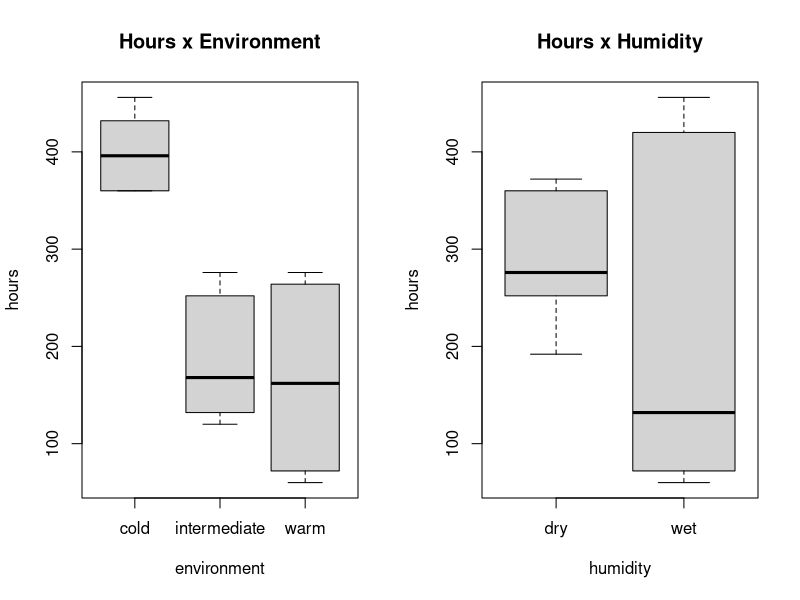
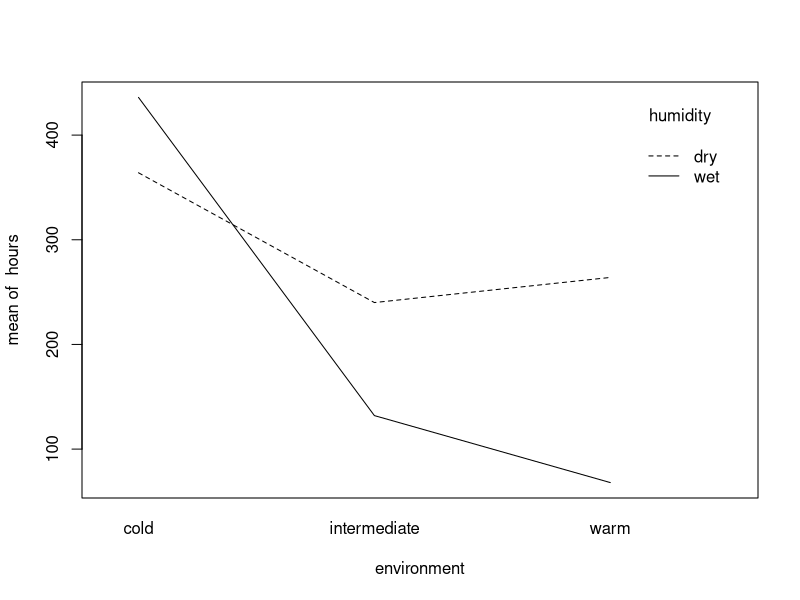
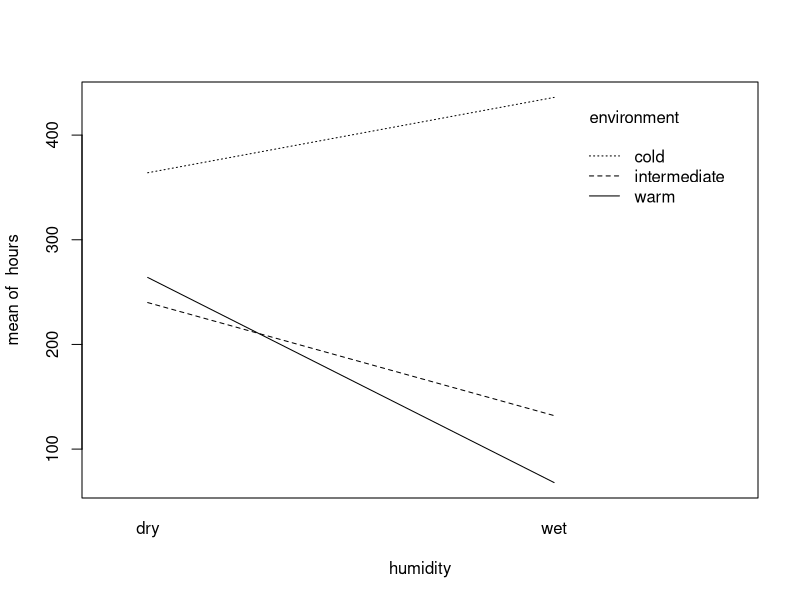
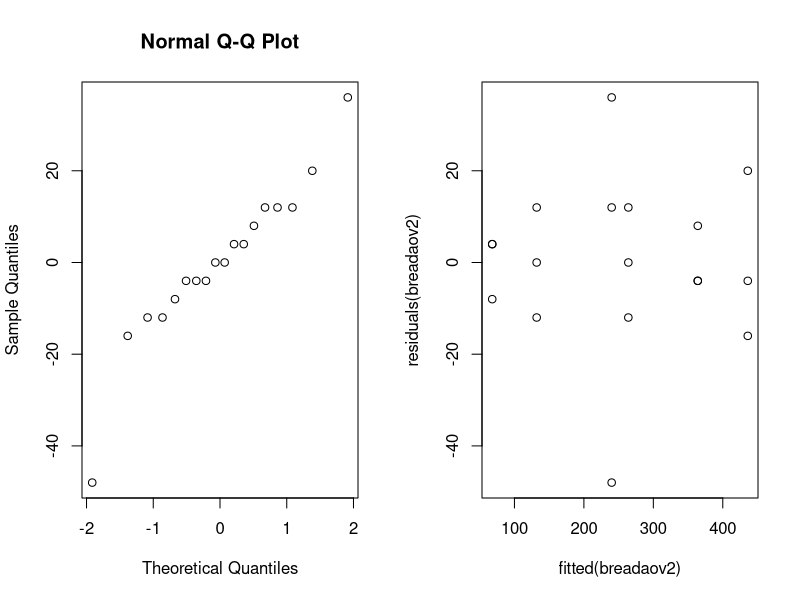
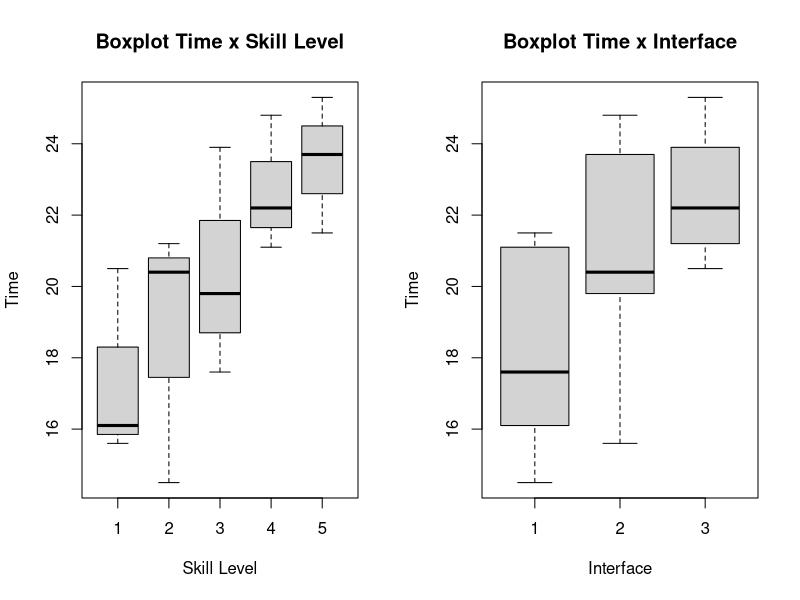
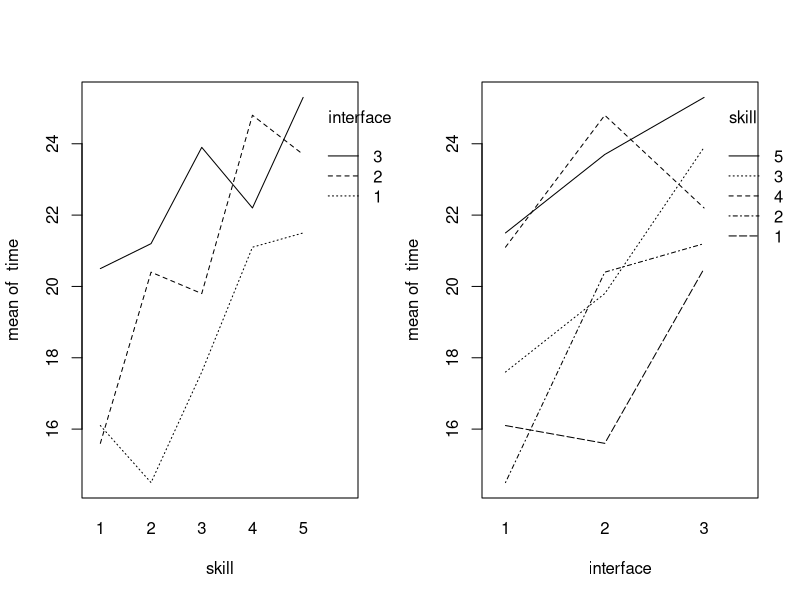
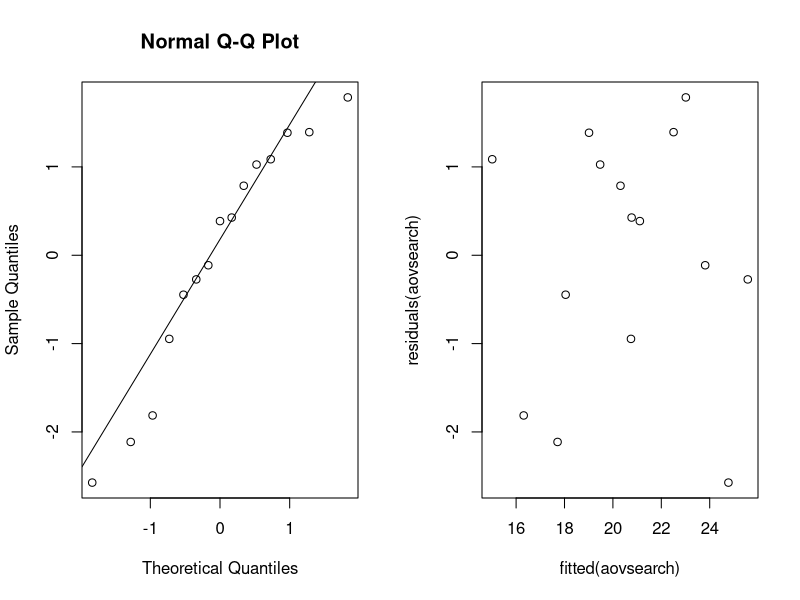
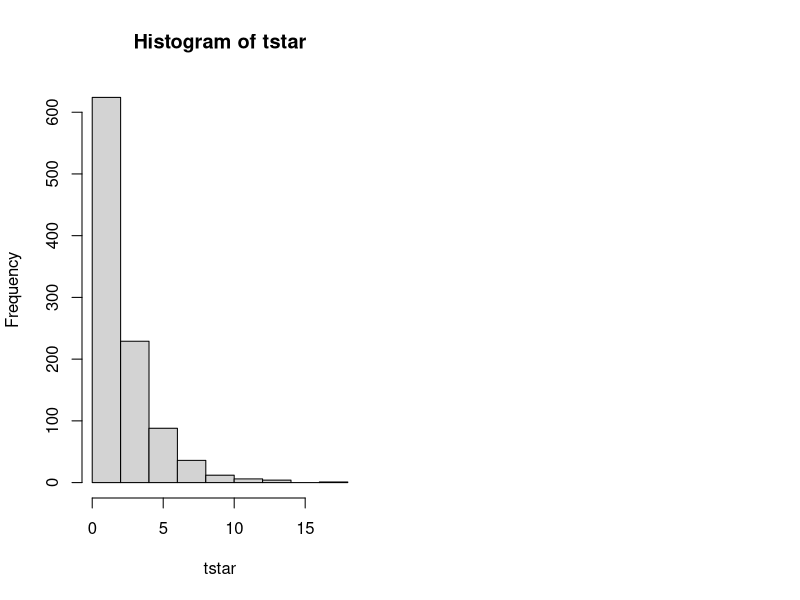

R code for these plots, in order: (Note: this script raises an error after producing the figures.)

# Loading necessary packages, so they are available in the current session.
library(multcomp)
library(lme4)

### Exercise 1
data_bread <- read.table(file = "bread.txt", header = TRUE)

# QUestion 1:
I = 3 #levels of temperature.
J = 2 #levels of humidity.
N = 3 #experimental units per combination of the two factors, given that the total of units is 18.
rbind(rep(1:I,each=N*J),rep(1:J,N*I),sample(1:(N*I*J)))

# Question 2
par(mfrow=c(1,2))
boxplot(hours~environment,data=data_bread, main ="Hours x Environment")
boxplot(hours~humidity,data=data_bread, main ="Hours x Humidity")

par(mfrow=c(1,1))
attach(data_bread)
interaction.plot(environment,humidity,hours)
interaction.plot(humidity,environment,hours)

# Question 3
data_bread$environment=as.factor(data_bread$environment)
data_bread$humidity=as.factor(data_bread$humidity)
breadaov=lm(hours~environment*humidity,data=data_bread)
anova(breadaov)
summary(breadaov)

# Question 4
contrasts(data_bread$environment)=contr.sum
contrasts(data_bread$humidity)=contr.sum
breadaov2=lm(hours~environment*humidity,data=data_bread)
anova(breadaov2)
summary(breadaov2)

# Question 5
#Checking the normality of the population.
par(mfrow=c(1,2))
qqnorm(residuals(breadaov2))

# An extra check is also the Shapiro test.
shapiro.test(residuals(breadaov2))

# Checking the assumption of equal population variances.
plot(fitted(breadaov2), residuals(breadaov2))

### Exercise 2
search = read.table("search.txt", header = TRUE)

# Question 1
B = 5
I = 3
N = 1

rbind(rep(1:I,each=N*B),rep(1:B,N*I),sample(1:(N*I*B)))


# Question 2
attach(search)

par(mfrow=c(1,2))
boxplot(time~skill, main="Boxplot Time x Skill Level", ylab="Time", xlab="Skill Level")
boxplot(time~interface, main="Boxplot Time x Interface", ylab="Time", xlab="Interface")

par(mfrow=c(1,2))
interaction.plot(skill, interface, time); interaction.plot(interface, skill, time)

# Question 3
search$skill <- factor(search$skill)
search$interface <-  factor(search$interface)
aovsearch = lm(time~interface+skill, data = search)
anova(aovsearch)
summary(aovsearch)

# Question 4
contrasts(search$skill)=contr.sum
contrasts(search$interface)=contr.sum
aovsearch = lm(time~interface+skill, data = search)
summary(aovsearch)

estimatedTime = 20.5467 +  2.1533  + (0 - (-2.3867) - 0.3133)  
estimatedTime

# Question 5
par(mfrow=c(1,2))
qqnorm(residuals(aovsearch))
qqline(residuals(aovsearch))
plot(fitted(aovsearch), residuals(aovsearch))

# Question 6
friedman.test(time, interface, skill, data = search)
#friedman.test(time~interface|skill, data = search)

# Question 7
oneaovsearch = lm(time~interface, data = search)
anova(oneaovsearch)

### Exercise 3

# Question 1
cream= read.table("cream.txt",header = TRUE)

cream$batch= as.factor(cream$batch)
cream$position= as.factor(cream$position)
cream$starter= as.factor(cream$starter)

creamaov= lm(acidity ~ starter + batch + position,data = cream)
anova(creamaov)
summary(creamaov)

# Question 2
creammult= glht(creamaov,linfct = mcp(starter="Tukey"))
summary(creammult)

# Question 3
# In Word File

# Question 4
confint(creammult)


### Exercise 4
library(lme4)
# Question 1
cow = read.table("cow.txt", header = TRUE)
cow$id = factor(cow$id)
cow$per = factor(cow$per)
cow$treatment = factor(cow$treatment)

cowlm = lm(milk~treatment+id+per, data = cow)
summary(cowlm)

# Question 2: Result from question 1

# Question 3
cowlmer = lmer(milk~treatment+order+per+(1|id), data = cow, REML=FALSE)
summary(cowlmer)
cowlmer1 = lmer(milk~order+per+(1|id), data = cow, REML=FALSE)
anova(cowlmer1, cowlmer)


# Question 4
attach(cow)
t.test(milk[treatment=="A"],milk[treatment=="B"],paired=TRUE)

### Exercise 5

# Question 1
nausea.frame=data.frame("nausea" = integer(),"medicin" = character(), stringsAsFactors = FALSE)
index = 1
for(i in 1:100){
  nausea.frame[i,] <- rbind(0, "Chlorpromazine")
  index = index + 1}

for(i in 1:52){
  nausea.frame[index,] <- rbind(1, "Chlorpromazine")
  index = index + 1}

for(i in 1:32){
  nausea.frame[index,] <- rbind(0, "Pentobarbital(100mg)")
  index = index + 1}

for(i in 1:35){
  nausea.frame[index,] <- rbind(1, "Pentobarbital(100mg)")
  index = index + 1}

for(i in 1:48){
  nausea.frame[index,] <- rbind(0, "Pentobarbital(150mg)")
  index = index + 1}

for(i in 1:37){
  nausea.frame[index,] <- rbind(1, "Pentobarbital(150mg)")
  index = index + 1}

#nausea.frame
attach(nausea.frame)
# Question 2
nausea.frame$medicin=as.factor(nausea.frame$medicin)

xtabs(~medicin+nausea)

# Question 3
attach(nausea.frame)

t = chisq.test(xtabs(~medicin+nausea))[[1]]
B=1000
tstar=numeric(B)
for (i in 1:B){
  medicinstar=sample(medicin)
  tstar[i]= chisq.test(xtabs(~medicinstar+nausea))[[1]]
}

hist(tstar)
t
pl=sum(tstar<t)/B
pr=sum(tstar>t)/B
p=2*min(pl,pr)
pl;pr;p

# Question 4
chisq.test(xtabs(~medicin+nausea))

### Exercise 6

# Question 1
airpollution= read.table("airpollution.txt", header = TRUE)
pairs(oxidant ~ day + wind + temperature + humidity + insolation , data= airpollution, upper.panel= NULL)

# Question 2
oxidant_day= lm(oxidant ~ day, data = airpollution)
summary(oxidant_day)
#Multiple R-squared: 0.01093

oxidant_wind= lm(oxidant ~ wind, data = airpollution)
summary(oxidant_wind)
#Multiple R-squared: 0.5863

oxidant_temperature=lm(oxidant ~ temperature, data = airpollution)
summary(oxidant_temperature)
#Multiple R-squared: 0.576

oxidant_humidity=lm(oxidant ~ humidity, data = airpollution)
summary(oxidant_humidity)
#Multiple R-squared: 0.124

oxidant_insolation=lm(oxidant ~ insolation, data = airpollution)
summary(oxidant_insolation)
#Multiple R-squared: 0.2552

## step 1 - select the highest R-squared (wind)
oxidant1= lm(oxidant ~ wind, data = airpollution)
summary(oxidant1)
#Multiple R-squared: 0.5863

## step 2 - select the highest R-squared (temperature as second variable) among below options
oxidant2=lm(oxidant ~ wind + temperature, data = airpollution)
summary(oxidant2)
#Multiple R-squared:0.7773 

oxidant2=lm(oxidant ~ wind + insolation, data = airpollution)
summary(oxidant2)
#Multiple R-squared:0.6613 

oxidant2=lm(oxidant ~ wind + humidity, data = airpollution)
summary(oxidant2)
#Multiple R-squared:0.5913 - one variable become insignificant

oxidant2=lm(oxidant ~ wind + day, data = airpollution)
summary(oxidant2)
#Multiple R-squared:0.5989 - one variable become insignificant

## step 3 - all added variable make previous variables insignificant - stop stepping up
oxidant3=lm(oxidant ~ wind + temperature + insolation, data = airpollution)
summary(oxidant3)
#Multiple R-squared:0.7816 - one variable become insignificant

oxidant3=lm(oxidant ~ wind + temperature + humidity, data = airpollution)
summary(oxidant3)
#Multiple R-squared:0.7964 - one variable become insignificant

oxidant3=lm(oxidant ~ wind + temperature + day, data = airpollution)
summary(oxidant3)
#Multiple R-squared:0.7958 - one variable become insignificant

## Best Model - step 2
oxidant2=lm(oxidant ~ wind + temperature, data = airpollution)
oxidant2

# Question 3
## step 1 - full model
oxidant5= lm(oxidant ~ wind + temperature + insolation + humidity + day, data = airpollution)
summary(oxidant5)

## step 2 - remove the highest p-value (day)
oxidant4= lm(oxidant ~ wind + temperature + insolation + humidity , data = airpollution)
summary(oxidant4)

## step 3 - remove second highest p-value (insolation)
oxidant3= lm(oxidant ~ wind + temperature + humidity , data = airpollution)
summary(oxidant3)

## step 4 - remove third highest p-value (humidity)
oxidant2= lm(oxidant ~ wind + temperature , data = airpollution)
summary(oxidant2)

# Question 4
## Best Model
oxidant2

# Question 5
par(mfrow=c(1,2))
qqnorm(residuals(oxidant2), main = "QQ-plot residuals")
plot(fitted(oxidant2),residuals(oxidant2))

### Exercise 7
crime_expenses <- read.table(file = "expensescrime.txt", header = TRUE)

#Identifying potential correlations
pairs(crime_expenses, upper.panel=NULL)

# Studying the collinearity between two variables:
round(cor(crime_expenses[,3:7]),2)
# As can be seen, there is a strong correlation between employ and lawyers, so the model shouldn't contain both factors at the same time.

attach(crime_expenses)

# step-up strategy
## 1st Iteration
expenseslm_su = lm(expend~bad, data=crime_expenses)
summary(expenseslm_su) # R-squared = 0.6902

expenseslm_su = lm(expend~lawyers, data=crime_expenses)
summary(expenseslm_su) # R-squared = 0.936

expenseslm_su = lm(expend~employ, data=crime_expenses)
summary(expenseslm_su) # R-squared = 0.953 ==> Highest factor

expenseslm_su = lm(expend~pop, data=crime_expenses)
summary(expenseslm_su) # R-squared = 0.9054

## 2nd Iteration
expenseslm_su = lm(expend~employ+bad, data=crime_expenses)
summary(expenseslm_su) # R-squared = 0.9532 !! these combination of factors doesn't contribute to R squared, also high p-value

expenseslm_su = lm(expend~employ+lawyers, data=crime_expenses)
summary(expenseslm_su) # R-squared = 0.9616 ==> Highest factor on the iteration

expenseslm_su = lm(expend~employ+pop, data=crime_expenses)
summary(expenseslm_su) # R-squared = 0.9524 !! these combination of factors doesn't contribute to R squared, also high p-value

# Re-executing the highest R-squared for analysis
expenseslm_su = lm(expend~employ+lawyers, data=crime_expenses)
summary(expenseslm_su)

# Graphical analysis
qqnorm(residuals(expenseslm_su))
plot(fitted(expenseslm_su),residuals(expenseslm_su))
shapiro.test(residuals(expenseslm_su)) # The p-value led us to reject the null hypothesis

## 3rd Iteration (adding bad since this factor had the highest coeficient, removing lawyers since employ and lawyers are correlated)
expenseslm_su = lm(expend~employ+bad, data=crime_expenses)
summary(expenseslm_su) #R squared = 0.9532

expenseslm_su = lm(expend~employ+pop, data=crime_expenses)
summary(expenseslm_su) #these combination of factors doesn't contribute to R squared

## 4th Iteration - After trying the previous options, bad^2 is added to the model - This will generate the best R-squared !
crime_expenses$bad2 = crime_expenses$bad^2
expenseslm_su = lm(expend~employ+bad+bad2, data=crime_expenses)
summary(expenseslm_su) #R squared 0.9634

# Graphical analysis from the 4th Iteration (last improvement on R squared)

qqnorm(residuals(expenseslm_su))
plot(fitted(expenseslm_su),residuals(expenseslm_su))
shapiro.test(residuals(expenseslm_su)) # The p-value still led us to reject the null hypothesis (that residuals follow a normal dist.)

#Checking for potential/influence points:
round(cooks.distance(expenseslm_su),2)
plot(1:51,cooks.distance(expenseslm_su))
#As can be seen there are two potential points.
new_crime_expenses <- crime_expenses[ which(crime_expenses$state != 'TX'),]
new_crime_expenses <- new_crime_expenses[ which(new_crime_expenses$state != 'CA'),]
detach(crime_expenses)
attach(new_crime_expenses)

# 5th Iteration - after removing the potential point.
new_crime_expenses$bad2 = new_crime_expenses$bad^2
expenseslm_su = lm(expend~employ+bad+bad2, data=new_crime_expenses)
summary(expenseslm_su) #Contributes ==> R squared moves from 0.9634 to 0.9704, it's possible to say that those points were influence points, given the
#changes in the estimated parameters.

#Checking again for new potential/influence points:
round(cooks.distance(expenseslm_su),2)
plot(1:49,cooks.distance(expenseslm_su))

# Graphical analysis
qqnorm(residuals(expenseslm_su))
plot(fitted(expenseslm_su),residuals(expenseslm_su))
shapiro.test(residuals(expenseslm_su)) # The p-value calculated via Shapiro improves but still led us to reject the null hypothesis


###### !!!!!!!! Step-down strategy !!!


detach(new_crime_expenses)
attach(crime_expenses)

#1st Iteration - all factors
expenseslm_sd = lm(expend~bad+lawyers+employ+pop, data=crime_expenses)
summary(expenseslm_sd) #R squared = 0.9637

#2nd Iteration - factors bad and pop are removed given that their respective p-values are above 0.05.
expenseslm_sd = lm(expend~lawyers+employ, data=crime_expenses)
summary(expenseslm_sd) #these combination of factors doesn't contribute to R squared

#Graphical analysis
qqnorm(residuals(expenseslm))
plot(fitted(expenseslm),residuals(expenseslm))
shapiro.test(residuals(expenseslm)) # The p-value led us to reject the null hypothesis

# Final model:
#expenses = 31.29 +0.044*employ -5.3396*bad +0.0269*bad^2 + error
